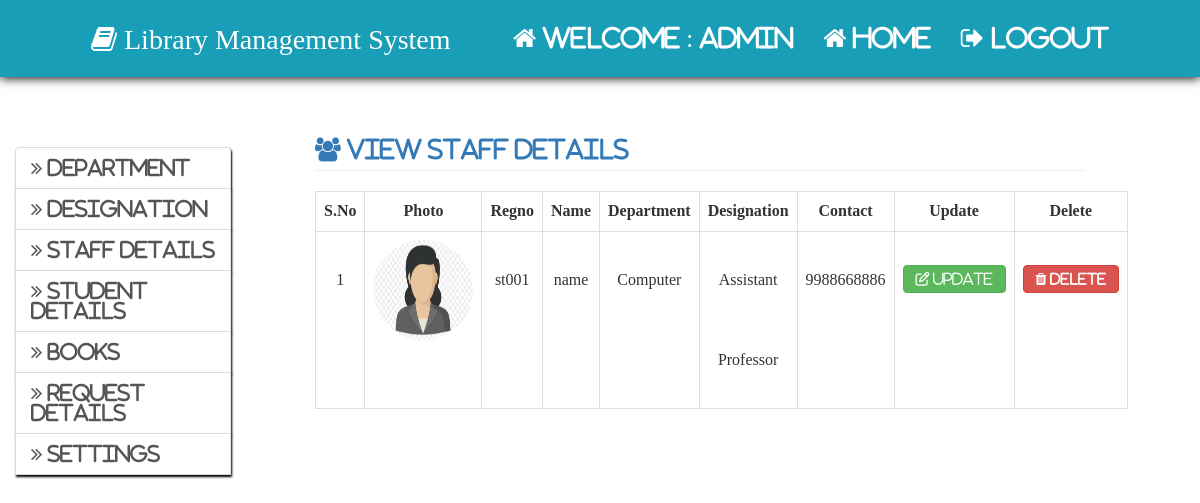
The page /admin/view_staff.php (signed in) on the database as committed earlier.
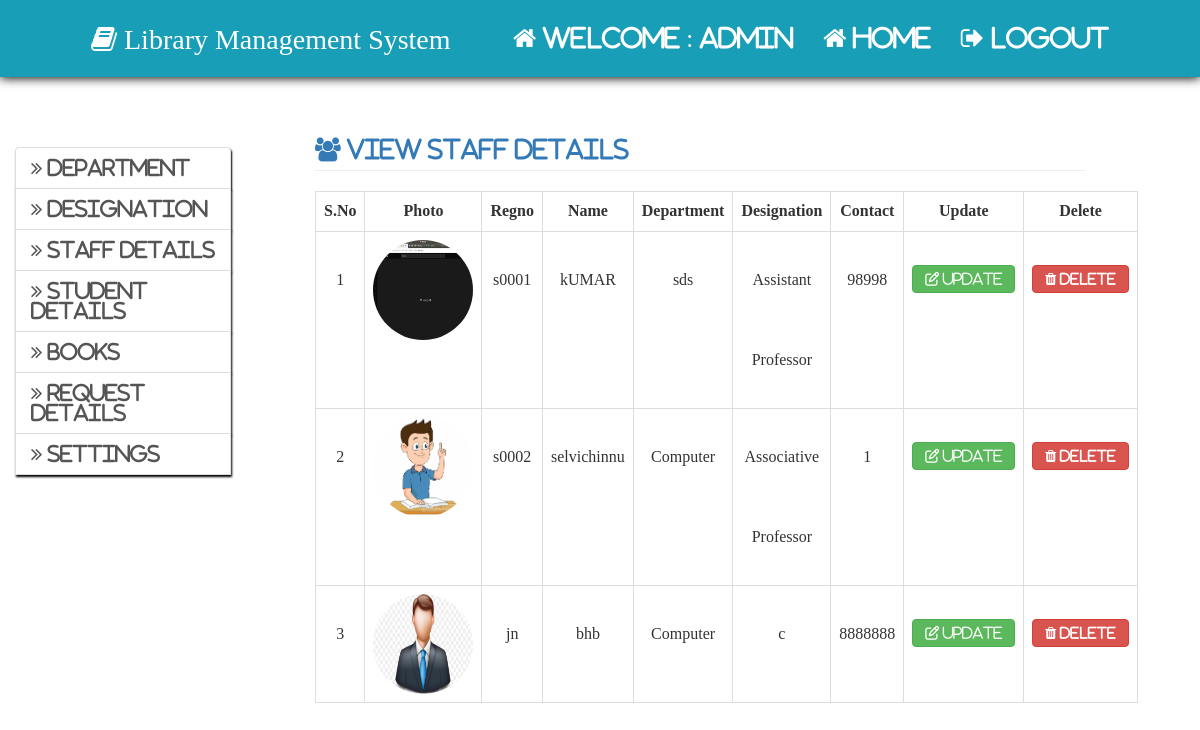
The same page on the database as committed later.
### tables this page shows
CREATE TABLE `staff` (
  `sid` int(11) NOT NULL AUTO_INCREMENT,
  `regno` varchar(150) NOT NULL,
  `sname` varchar(150) NOT NULL,
  `semail` varchar(200) NOT NULL,
  `did` int(11) NOT NULL,
  `id` int(11) NOT NULL,
  `contact` varchar(150) NOT NULL,
  `gender` enum('male','female') NOT NULL,
  `image` varchar(300) NOT NULL,
  `role` char(20) NOT NULL,
  PRIMARY KEY (`sid`)
);

CREATE TABLE `staff_department` (
  `id` int(11) NOT NULL AUTO_INCREMENT,
  `s_d_name` varchar(64) NOT NULL,
  PRIMARY KEY (`id`)
);

CREATE TABLE `designation` (
  `id` int(11) NOT NULL AUTO_INCREMENT,
  `designation` varchar(150) NOT NULL,
  PRIMARY KEY (`id`)
);

### admin/view_staff.php (the view, shortened to what this page needs)
<?php
	include"../include/config.php";
?>
<html>
	<head>
		<?php
			include"../include/head.php";
		?>
	</head>
	<body>
		<?php include"admin_home_nav.php";?>
		<div class="col-md-3" style="margin-top:50px">
			<?php
				include"admin_sidenav.php";
			?>
		</div>
		<div class="col-md-8">
			<?php
				$qry="Select staff.sid, staff.regno, staff.sname, staff.did, staff.id, staff.contact,staff.gender,
  staff.image, designation.designation, staff_department.s_d_name
From staff Inner Join
  staff_department On staff.did = staff_department.id
  Inner Join
  designation On staff.id = designation.id";
				$res=$con->query($qry);
				if($res->num_rows>0)
				{
					$i=1;
					echo"
					<div class='asset-inner'>
					<h3 class='page-header text-primary'><span class='fa fa-users'> View Staff Details</span></h3>
						";
						echo"
						<table class='table table-bordered'>
							<tr>
								<th><center>S.No 		</center></th>
								<th><center>Photo		</center></th>
								<th><center>Regno       </center></th>
								<th><center>Name	    </center></th>
								<th><center>Department  </center></th>
								<th><center>Designation </center></th>
								<th><center>Contact     </center></th>
								<th><center>Update    </center></th>
								<th><center>Delete     </center></th>
							</tr>
					";
					while($row=$res->fetch_assoc())
					{
						echo"
							<tr class='center'>
								<td>{$i}</td>";
						echo "<td><center><img class='img-circle'src='{$row["image"]}' height='100' width='100'></img></center></td>";
						echo "
								<td>{$row["regno"]}</td>
								<td>{$row["sname"]}</td>
								<td>{$row["s_d_name"]}</td>
								<td>{$row["designation"]}</td>
								<td>{$row["contact"]}</td>
								<td><a id='cen' href='update_staff.php?id={$row["sid"]}' class='btn btn-success'><i class='fa fa-edit'> Update</i></a></td>
								<td><a id='cen' href='staff_delete.php?id={$row["sid"]}' class='btn btn-danger'><i class='fa fa-trash'> Delete</i></a></td>
							</tr>
						";
						$i++;
						}
					echo"
						</table>
						</div>
					";
				}
			?>
		</div>
	</body>
</html>

### include/head.php (shortened to what this page needs)
<link rel="stylesheet" type="text/css" href="../css/bootstrap.min.css">
<link rel="stylesheet" type="text/css" href="../css/style.css">
<link rel="stylesheet" type="text/css" href="../css/font-awesome.min.css">

### admin/admin_home_nav.php
<nav class="navbar navbar-inverse navbar-fixed-top">
	<div class="container-fluid">
		<div class="navbar-header">
			<a class="navbar-brand"><i class="fa fa-book"></i> Library Management System</a>
		</div>
		<ul class="nav navbar-nav navbar-right">
			<li><a href="#"><span class="fa fa-home"> Welcome : <?php echo $_SESSION['aname']?></span></a></li>
			<li><a href="admin_home.php"><span class="fa fa-home"> Home</span></a></li>
			<li><a href="../logout.php"><span class="fa fa-sign-out"> Logout</span></a></li>
		</ul>
	</div>
</nav>

### admin/admin_sidenav.php (shortened to what this page needs)
<link rel="stylesheet" type="text/css" href="../css/_font-awesome.min.css">
<div class="list-group">
<a href="#design" class="list-group-item" data-toggle="collapse"><span class="fa fa-angle-double-right"> Department</span></a>
<a href="#dep" class="list-group-item" data-toggle="collapse"><span class="fa fa-angle-double-right"> Designation</span></a>
<a href="#staff" class="list-group-item" data-toggle="collapse"><span class="fa fa-angle-double-right"> Staff Details</span></a>
<a href="#std" class="list-group-item" data-toggle="collapse"><span class="fa fa-angle-double-right"> Student Details</span></a>
<a href="#lib" class="list-group-item" data-toggle="collapse"><span class="fa fa-angle-double-right"> Books</span></a>
<a href="#request" class="list-group-item" data-toggle="collapse"><span class="fa fa-angle-double-right"> Request Details</span></a>
<a href="#Settings" class="list-group-item" data-toggle="collapse"><span class="fa fa-angle-double-right"> Settings</span></a>
	</div>

### css/style.css (style rules this page uses)
.list-group-item { box-shadow: 1px 2px 2px black; width:80%; }
.navbar { position: relative; min-height: 75px; margin-bottom: 20px; border: 1px solid transparent; box-shadow: 0px 1px 10px black; }
.navbar-nav>li>a { padding-top: 25px; padding-bottom:25px; }
body { font-family:Times New Roman; font-size:20px; line-height: 1.42857143; color: #333; background-color: #fff; }
.navbar-inverse .navbar-nav>li>a { color: white; font-size:25px; }
.navbar-brand { float: left; height: 50px; padding: 15px 15px; font-size: 28px; line-height:1.7; }
.navbar-inverse .navbar-brand { color: white; }
.navbar>.container-fluid .navbar-brand { margin-left: 60px; }
.navbar-inverse { background-color:#199EB8; border-color:#199EB8; }
.navbar-right { float: right!important; margin-right: 60px; }

### admin/view_staff.php (style rules this page uses)
.center td { line-height:5!important; text-align:center; }
#cen { margin-top:25px; }

Rows that differ between the two databases and show on the page:
removed staff: image (picture), regno "st001", sname "name", staff_department.s_d_name "Computer", designation.designation "Assistant Professor", contact "9988668886"
added staff: image (picture), regno "s0001", sname "kUMAR", staff_department.s_d_name "sds", designation.designation "Assistant Professor", contact "98998"
added staff: image (picture), regno "s0002", sname "selvichinnu", staff_department.s_d_name "Computer", designation.designation "Associative Professor", contact "1"
added staff: image (picture), regno "jn", sname "bhb", staff_department.s_d_name "Computer", designation.designation "c", contact "8888888"
